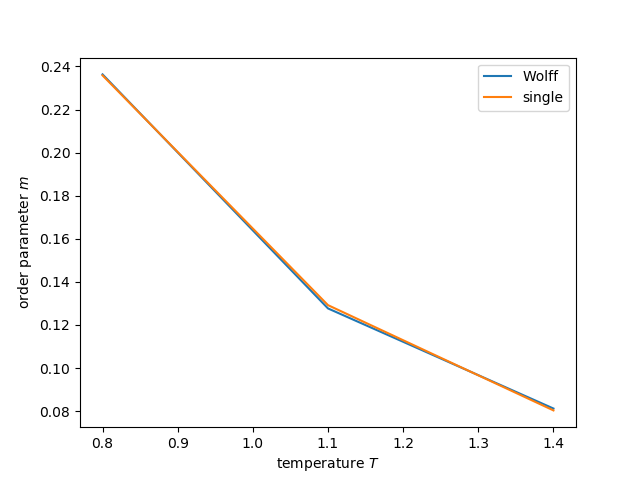

Write Python code to recreate this figure.
import numpy as np
import matplotlib.pyplot as plt
import pandas as pd
import setup as s

m_wolff = []
m_singl = []

L = 5
# Ts = np.linspace(0.8, 1.4, 61)
Ts = [0.8, 1.1, 1.4]
q = 4

frac_count = 1 / 3
nflips = 10**4
for T in Ts:
    T *= 2 
    mag = 0
    grid = np.random.choice(range(q), L**2).reshape((L, L))
    for i in range(nflips):
        s.Wolff(grid, T)
        if i > nflips * frac_count:
            mag += s.m(grid) / (nflips * (1 - frac_count))
        # if T == 1.4:
        #     s.spin_map(grid, 'rand')
    m_wolff.append(mag)

print('w done')
nflips = 10**6

for T in Ts:
    print(T)
    mag = 0
    grid = np.random.choice(range(q), L**2).reshape((L, L))
    for i in range(nflips):
        s.single_flip(grid, T)
        if i > nflips * frac_count:
            mag += s.m(grid) / (nflips * (1 - frac_count))
    m_singl.append(mag)
    print(mag)
    # s.spin_map(grid, str(int(10*T)))

# a = pd.DataFrame(data=data, columns=Ts, index=['wolff-singl'])
# a.to_csv('wolff-vs-single.csv')

plt.plot(Ts, m_wolff, label='Wolff')
plt.plot(Ts, m_singl, label='single')
plt.ylabel(r'order parameter $m$')
plt.xlabel(r'temperature $T$')
plt.legend()
plt.savefig('single-vs-wolff.png')